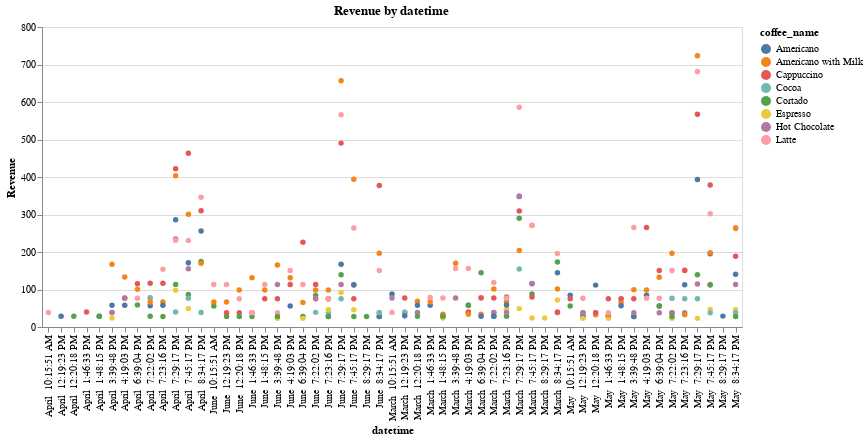

Notebook code cell kept with this figure:
### Code cell
#Revenue generated by datetime
alt.Chart(df).mark_circle().encode(
    x=alt.X('datetime', title='datetime'),
    y=alt.Y('sum(money)', title='Revenue'),
    color = 'coffee_name'
).properties(
    title='Revenue by datetime',
    width=700,
    height=300)

### Figure 1 — Vega-Lite specification as saved in the notebook (floating-point values rounded to 4 significant figures; data arrays with more than 128 entries replaced by an {"elided": "..."} marker saying what was removed)
{"config": {"view": {"continuousWidth": 400, "continuousHeight": 300}}, "data": {"name": "data-4d33c50656d9e5daca06aa3e7e2794d9"}, "mark": "circle", "encoding": {"color": {"type": "nominal", "field": "coffee_name"}, "x": {"type": "nominal", "field": "datetime", "title": "datetime"}, "y": {"type": "quantitative", "aggregate": "sum", "field": "money", "title": "Revenue"}}, "height": 300, "title": "Revenue by datetime", "width": 700, "$schema": "https://vega.github.io/schema/vega-lite/v4.8.1.json", "datasets": {"data-4d33c50656d9e5daca06aa3e7e2794d9": {"elided": "896 records"}}}
